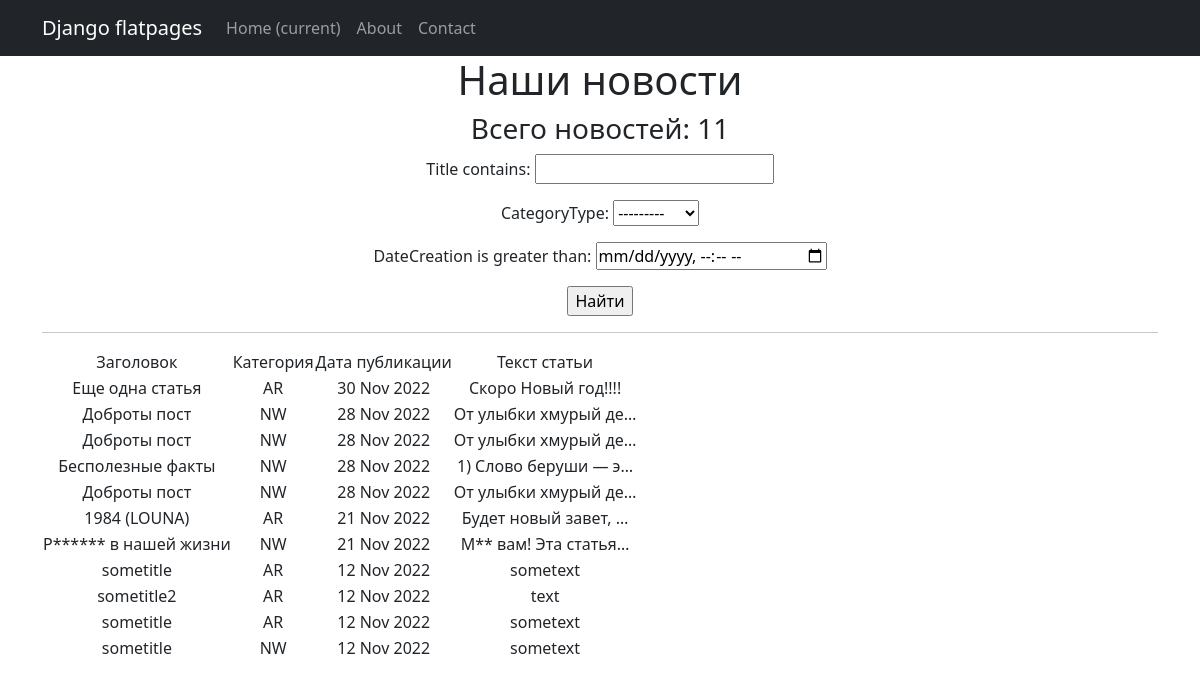
Before: /news/search with the older database file.
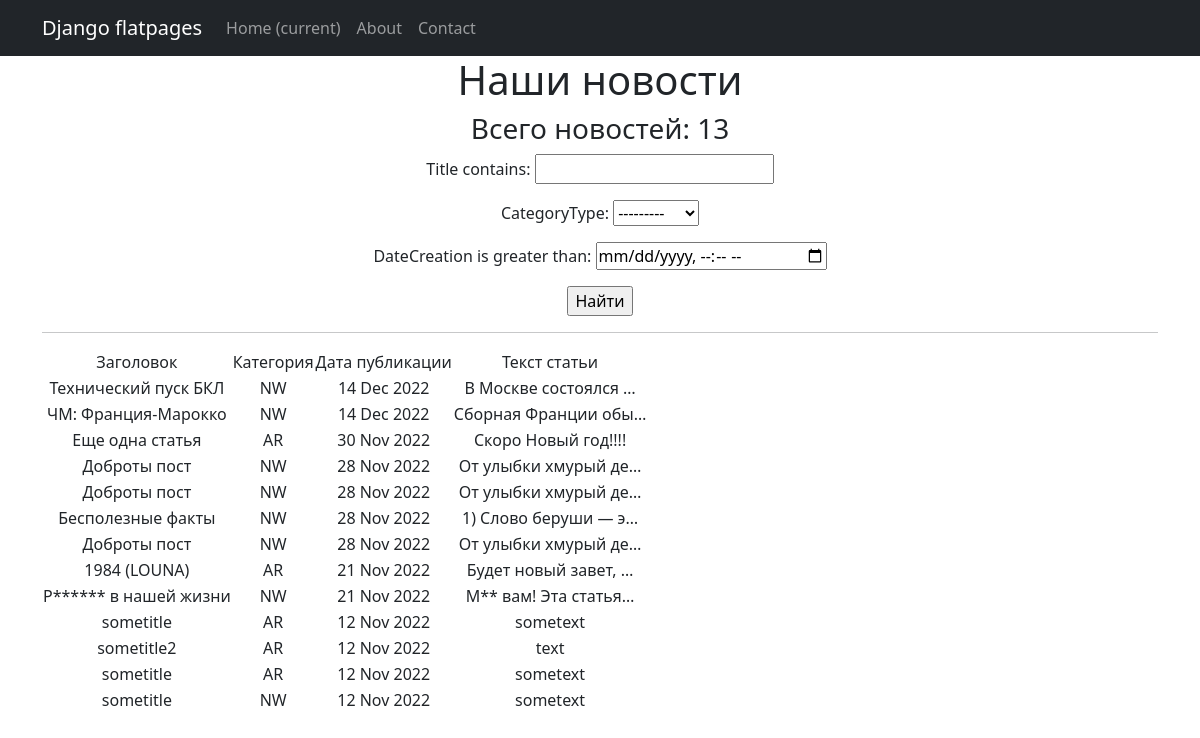
After: the same page with the newer database file.
### news/models.py (models this page shows, shortened)
class Post(models.Model):
    author = models.ForeignKey(Author, on_delete=models.CASCADE)
    NEWS = 'NW'
    ARTICLE = 'AR'
    CATEGORY_CHOICES = (
        (NEWS, 'новость'),
        (ARTICLE, 'статья'),
    )
    categoryType = models.CharField(max_length=2, choices=CATEGORY_CHOICES, default=ARTICLE)
    dateCreation = models.DateTimeField(auto_now_add=True)
    postCategory = models.ManyToManyField(Category, through='PostCategory')
    title = models.CharField(max_length=128)
    text = models.TextField()
    rating = models.SmallIntegerField(default=0)

### news/views.py (the view)
# urls.py: path('search', PostsSearch.as_view(), name='post_search'),
class PostsSearch(ListView):
    model = Post
    ordering = "author"
    template_name = "posts_search.html"
    context_object_name = "posts"
    def get_queryset(self):
        queryset = super().get_queryset()
        self.filterset = PostFilter(self.request.GET, queryset)
        return self.filterset.qs
    def get_context_data(self, **kwargs):
        context = super().get_context_data(**kwargs)
        context['filterset'] = self.filterset
        return context

### news/templatetags/custom_filters.py (called while the page is built)
@register.filter()
def censor(value):
    bad_words = ['редиска', 'война', 'мир']
    if not isinstance(value, str):
        raise TypeError(f"unresolved type '{type(value)}' expected type 'str'")
    for word in value.split():
        if word.lower() in bad_words:
            value = value.replace(word, f"{word[0]}{'*' * (len(word) - 1)}")
            print(value)
    return value

### templates/posts_search.html (shortened to what this page needs)
{% extends 'flatpages/default.html' %}
{% load custom_filters %}
{% block content %}
    <h1>Наши новости</h1>
    <h3>Всего новостей: {{ posts|length }}</h3>
    <form action="" method="get">
        {{ filterset.form.as_p }}
        <input type="submit" value="Найти" />
    </form>
    <hr>
    <table>
        <tr>
           <td>Заголовок</td>
           <td>Категория</td>
           <td>Дата публикации</td>
           <td>Текст статьи</td>
        </tr>
        {% for post in posts|dictsortreversed:'dateCreation' %}
        <tr>
           <td>{{ post.title|censor }}</td>
           <td>{{ post.categoryType }}</td>
           <td>{{ post.dateCreation|date:'d M Y' }}</td>
           <td>{{ post.text|truncatechars:20|censor }}</td>
        </tr>
        {% endfor %}
    </table>
{% endblock content %}

Changed rows visible on the page:
added Post: title|censor "Технический пуск БКЛ", categoryType "NW", dateCreation "14 Dec 2022", text|censor "В Москве состоялся …"
added Post: title|censor "ЧМ: Франция-Марокко", categoryType "NW", dateCreation "14 Dec 2022", text|censor "Сборная Франции обы…"
Other visible differences:
{{ posts|length }}: "11" → "13"
